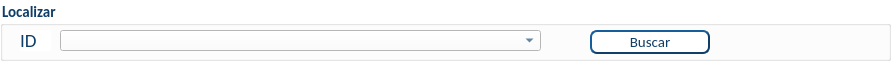
          <widget class="QGroupBox" name="gb_localizar">
           <property name="geometry">
            <rect>
             <x>10</x>
             <y>10</y>
             <width>891</width>
             <height>61</height>
            </rect>
           </property>
           <property name="font">
            <font>
             <family>Calibri</family>
             <pointsize>11</pointsize>
             <weight>75</weight>
             <bold>true</bold>
            </font>
           </property>
           <property name="mouseTracking">
            <bool>false</bool>
           </property>
           <property name="tabletTracking">
            <bool>false</bool>
           </property>
           <property name="focusPolicy">
            <enum>Qt::NoFocus</enum>
           </property>
           <property name="styleSheet">
            <string notr="true">background-color: rgb(255, 255, 255);
color: rgb(15, 62, 104);</string>
           </property>
           <property name="title">
            <string>Localizar </string>
           </property>
           <widget class="QToolButton" name="botaoBuscar">
            <property name="geometry">
             <rect>
              <x>590</x>
              <y>30</y>
              <width>120</width>
              <height>24</height>
             </rect>
            </property>
            <property name="minimumSize">
             <size>
              <width>120</width>
              <height>24</height>
             </size>
            </property>
            <property name="maximumSize">
             <size>
              <width>120</width>
              <height>24</height>
             </size>
            </property>
            <property name="font">
             <font>
              <family>Calibri</family>
              <pointsize>11</pointsize>
             </font>
            </property>
            <property name="mouseTracking">
             <bool>true</bool>
            </property>
            <property name="tabletTracking">
             <bool>true</bool>
            </property>
            <property name="focusPolicy">
             <enum>Qt::ClickFocus</enum>
            </property>
            <property name="styleSheet">
             <string notr="true">QToolButton{
background-color: rgb(255, 255, 255);
color: rgb(15, 62, 104);
border-style:outset;
border-width:2px;
border-radius:7px;
border-color: rgb(15, 62, 104);
}

QToolButton:hover{
	background-color: rgb(243, 243, 243);
}</string>
            </property>
            <property name="text">
             <string>Buscar</string>
            </property>
           </widget>
           <widget class="QComboBox" name="comboBox_ID">
            <property name="geometry">
             <rect>
              <x>60</x>
              <y>30</y>
              <width>481</width>
              <height>21</height>
             </rect>
            </property>
           </widget>
           <widget class="QLabel" name="IDlabel">
            <property name="geometry">
             <rect>
              <x>20</x>
              <y>30</y>
              <width>31</width>
              <height>21</height>
             </rect>
            </property>
            <property name="sizePolicy">
             <sizepolicy hsizetype="Expanding" vsizetype="Expanding">
              <horstretch>0</horstretch>
              <verstretch>0</verstretch>
             </sizepolicy>
            </property>
            <property name="font">
             <font>
              <family>Calibri</family>
              <pointsize>14</pointsize>
             </font>
            </property>
            <property name="text">
             <string>ID</string>
            </property>
           </widget>
          </widget>
